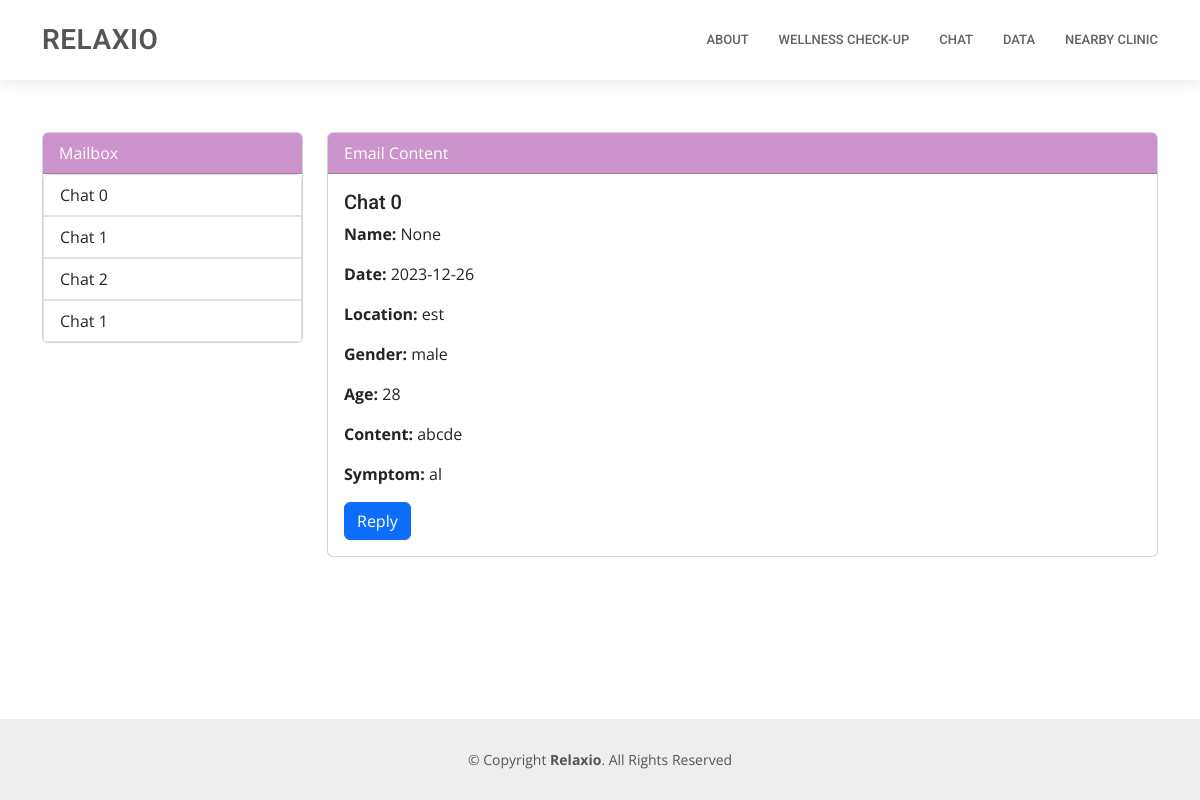
The app's page /chat_admin, older data.
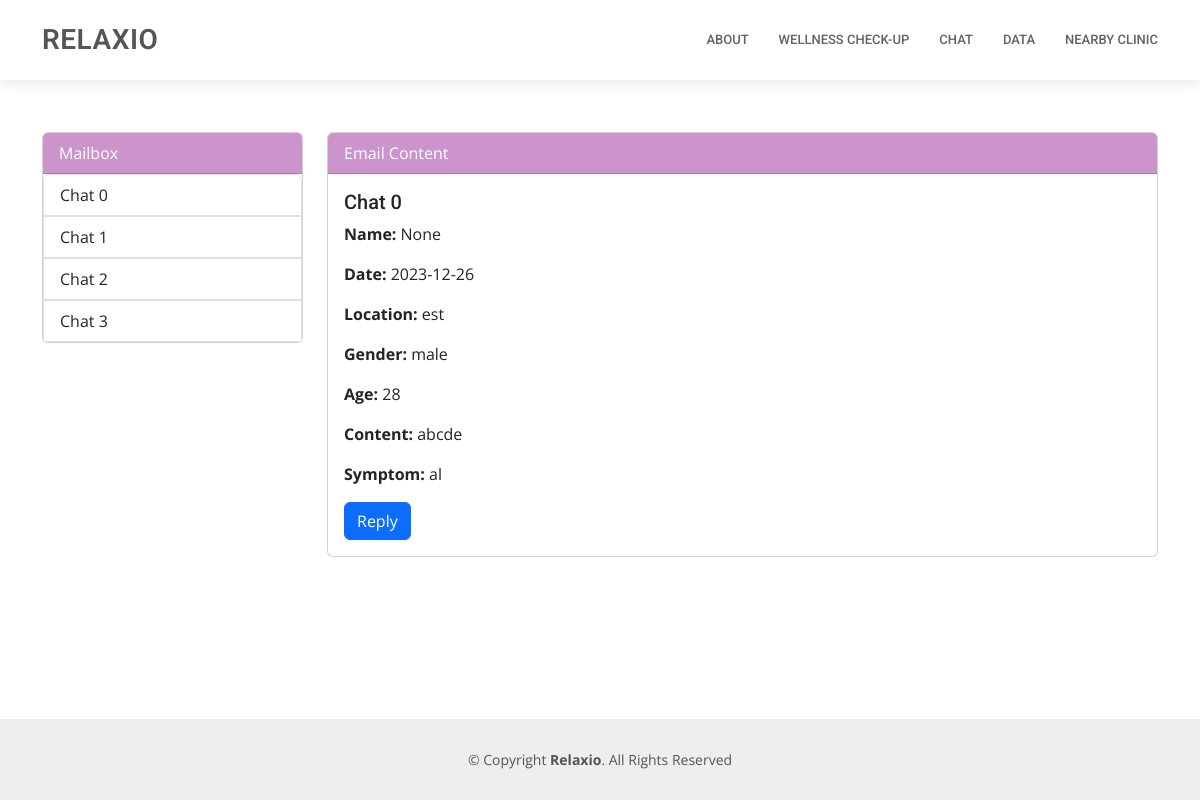
The same page, newer data.
### tables this page shows
CREATE TABLE "chats" (
	"username"	TEXT,
	"date"	TEXT,
	"content"	TEXT,
	"id"	INTEGER,
	"read"	INTEGER,
	"symptom"	TEXT,
	"location"	TEXT,
	"age"	NUMERIC,
	"gender"	TEXT
);

### app.py (the view)
@app.route("/chat_admin",methods=['GET'])
def chat_admin():
    conn = sqlite3.connect('static/database.db')  # Replace 'your_database.db' with your database file
    cursor = conn.cursor()
    cursor.execute("SELECT * FROM chats")  # Fetch all chats from the 'chats' table
    chats = cursor.fetchall()  # Get all fetched chats
    print("AAAAA",chats)
    conn.close()
    return render_template("chat_admin.html",chats=chats)

### templates/chat_admin.html (shortened to what this page needs)
<!DOCTYPE html>
<html lang="en">
<head>
  <link href="../static/assets/vendor/fontawesome-free/css/all.min.css" rel="stylesheet">
  <link href="../static/assets/vendor/animate.css/animate.min.css" rel="stylesheet">
  <link href="../static/assets/vendor/aos/aos.css" rel="stylesheet">
  <link href="../static/assets/vendor/bootstrap/css/bootstrap.min.css" rel="stylesheet">
  <link href="../static/assets/vendor/bootstrap-icons/bootstrap-icons.css" rel="stylesheet">
  <link href="../static/assets/vendor/boxicons/css/boxicons.min.css" rel="stylesheet">
  <link href="../static/assets/vendor/glightbox/css/glightbox.min.css" rel="stylesheet">
  <link href="../static/assets/vendor/swiper/swiper-bundle.min.css" rel="stylesheet">
  <link href="../static/assets/css/style.css" rel="stylesheet">
</head>
<body class="d-flex flex-column min-vh-100">
  <header id="header" class="fixed-top">
    <div class="container d-flex align-items-center">
      <h1 class="logo me-auto"><a href="{{url_for('index')}}">Relaxio</a></h1>
      <nav id="navbar" class="navbar order-last order-lg-0">
        <ul>
          <li><a class="nav-link scrollto " href="{{url_for('about')}}">About</a></li>
          <li><a class="nav-link scrollto" href="{{url_for('bsurvey')}}">WELLNESS CHECK-UP</a></li>
          <li><a class="nav-link scrollto" href="{{url_for('chat')}}">CHAT</a></li>
                      <li><a class="nav-link scrollto" href="{{url_for('statistics')}}">DATA</a></li>
          <li><a class="nav-link scrollto" href="{{url_for('assistants')}}">NEARBY CLINIC</a></li>
        </ul>
      </nav>
    </div>
  </header>
  <main id="main">
    <section id="featured-services" class="featured-services mt-5">
   <div class="container mt-4">
        <div class="row">
            <div class="col-md-3">
                <div class="card">
                    <div class="card-header chatheader">
                        Mailbox
                    </div>
<div class="list-group" id="emailList">
{% for chat in chats %}
  <a href="#" class="list-group-item list-group-item-action"
     data-username="{{ chat[0] }}"
     data-date="{{ chat[1] }}"
     data-content="{{ chat[2] }}"
     data-id="{{ chat[3] }}"
     data-read="{{ chat[4] }}"
     data-symptom="{{ chat[5] }}"
     data-location="{{ chat[6] }}"
     data-age="{{ chat[7] }}"
     data-gender="{{ chat[8] }}">
    Chat {{ chat[3] }}
  </a>
{% endfor %}
</div>
                </div>
            </div>
<div class="col-md-9">
    <div class="card">
        <div class="card-header chatheader">
            Email Content
        </div>
        {% for chat in chats %}
        <div class="card-body chat-content" id="emailContent_{{ chat[3] }}">
            <h5 class="card-title emailSubject">Selected Email</h5>
            <p class="card-text emailInfo">Click on an email to see details...</p>
            <button type="button" class="btn btn-primary replyButton" data-bs-toggle="modal" data-bs-target="#sendChatModal_{{ chat[3] }}">
                Reply
            </button>
        </div>
        {% endfor %}
    </div>
</div>
        </div>
    </div>
    </section>
  </main>
  <footer id="footer" class="mt-auto">
    <div class="container">
      <div class="copyright">
        &copy; Copyright <strong><span>Relaxio</span></strong>. All Rights Reserved
      </div>
    </div>
  </footer>
</body>
</html>

### static/assets/css/style.css (style rules this page uses)
body { font-family: "Open Sans", sans-serif; color: #444444; }
a { color: #CC94CC; text-decoration: none; }
h1, h2, h3, h4, h5, h6 { font-family: "Roboto", sans-serif; }
#header { background: #fff; transition: all 0.5s; z-index: 997; padding: 20px 0; box-shadow: 0px 2px 15px rgba(0, 0, 0, 0.1); }
#header .logo { font-size: 28px; margin: 0; padding: 0; line-height: 1; font-weight: 600; letter-spacing: 0.5px; text-transform: uppercase; }
#header .logo a { color: #555555; }
.navbar { padding: 0; }
.navbar ul { margin: 0; padding: 0; display: flex; list-style: none; align-items: center; }
.navbar li { position: relative; }
.navbar a, .navbar a:focus { display: flex; align-items: center; justify-content: space-between; padding: 10px 0 10px 30px; font-family: "Roboto", sans-serif; font-size: 13px; color: #626262; white-space: nowrap; transition: 0.3s; text-transform: uppercase; font-weight: 500; }
section { padding: 60px 0; overflow: hidden; }
#footer { background: #eeeeee; padding: 0 0 30px 0; color: #555555; font-size: 14px; width: 100%; bottom: 0; }
#footer .copyright { text-align: center; padding-top: 30px; }
.chatheader { background:#CC94CC; color:white; }

Row changes from the older to the newer data that the page shows:
changed chats (number 4 of 4 on the later page): id "1" → "3"
